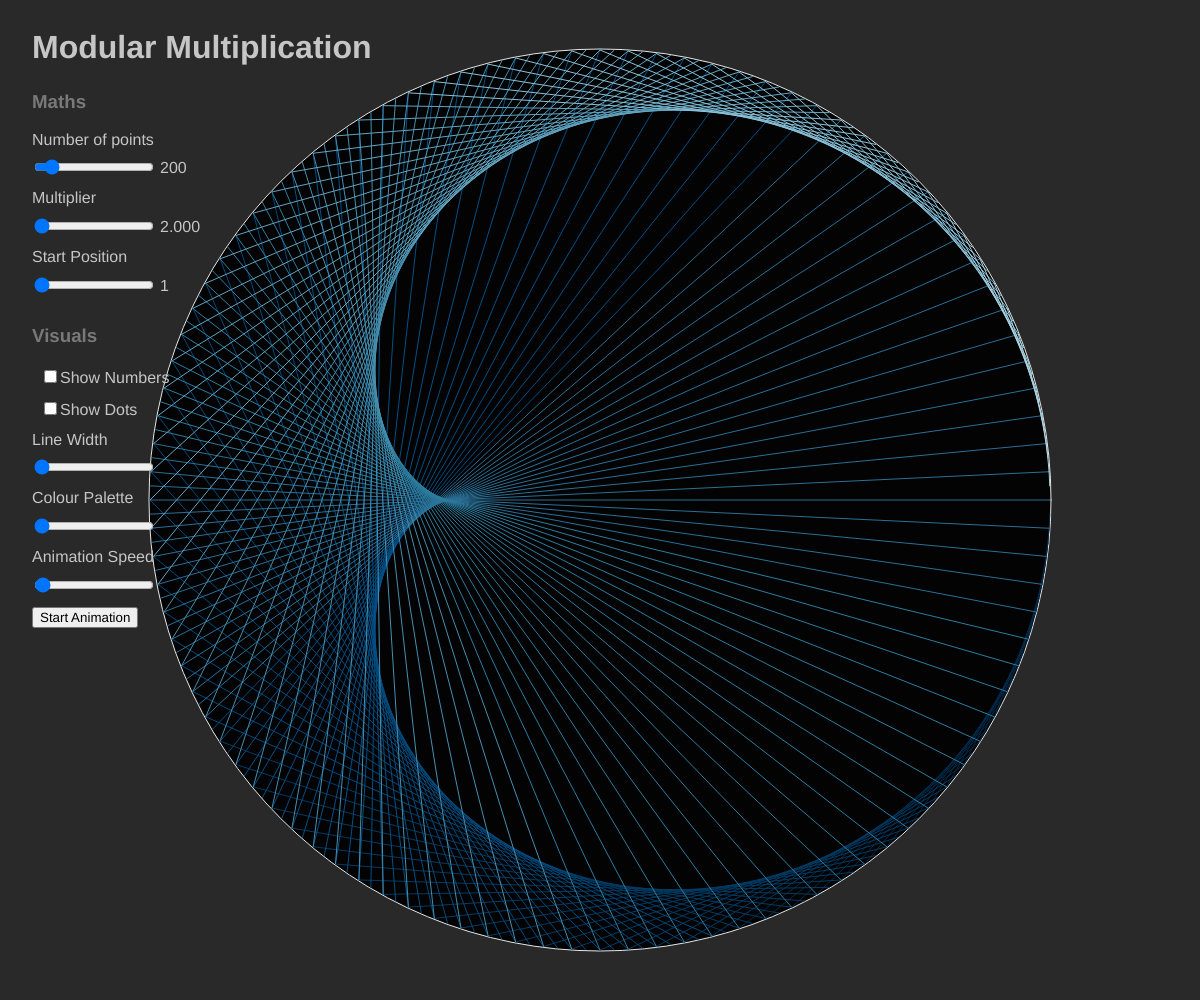
Frame 1 (no input)
Frame 2 (the mouse pressed at the canvas centre, redrawn once): identical to frame 1, image omitted

The p5.js sketch that drew this single still picture (run headless with seeded random() and noise() and a simulated clock; the mouse was pressed at the canvas centre and the sketch redrawn once):

// p5.js sketch
// ── sketch.js
// Input references
let numberOfPointsSlider;
let multiplierSlider;
let paletteSlider;
let startPositionSlider;
let lineWidthSlider;
let showNumberCheckbox;
let showDotsCheckbox;
let animateButton;

// App variables
let circleSize;
let circleX;
let circleY;
let multiplier = 2;
let startPosition = 1;
let animationDirection = 1;
let lineWidth = 1;

// App constants
const fps = 60;
const maxNumberOfPoints = 2000;
const minMultiplier = 2;
const maxMultiplier = 2000;
const maxAnimationSpeed = fps;
const dotSize = 8;
const circleStrokeWidth = 1;

// Colours
const backgroundColour = "#292929";
const circleBackgroundColour = "#030303";
const circleStrokeColour = "#e6e6e6";
const textColour = "#c6c6c6";
const headingColour = "rgb(121,121,121)";
const lineColourPalettes = [
  // https://coolors.co/012a4a-013a63-01497c-014f86-2a6f97-2c7da0-468faf-61a5c2-89c2d9-a9d6e5
  ["012a4a", "013a63", "01497c", "014f86", "2a6f97", "2c7da0", "468faf", "61a5c2", "89c2d9", "a9d6e5"],
  // https://coolors.co/fadde1-ffc4d6-ffa6c1-ff87ab-ff5d8f-ff97b7-ffacc5-ffcad4-f4acb7
  ["fadde1", "ffc4d6", "ffa6c1", "ff87ab", "ff5d8f", "ff97b7", "ffacc5", "ffcad4", "f4acb7"],
  // https://coolors.co/54478c-2c699a-048ba8-0db39e-16db93-83e377-b9e769-efea5a-f1c453-f29e4c
  ["54478c", "2c699a", "048ba8", "0db39e", "16db93", "83e377", "b9e769", "efea5a", "f1c453", "f29e4c"],
  // https://coolors.co/004b23-006400-007200-008000-38b000-70e000-9ef01a-ccff33
  ["004b23", "006400", "007200", "008000", "38b000", "70e000", "9ef01a", "ccff33"],
  // https://coolors.co/fec5bb-fcd5ce-fae1dd-f8edeb-e8e8e4-d8e2dc-ece4db-ffe5d9-ffd7ba-fec89a
  ["fec5bb", "fcd5ce", "fae1dd", "f8edeb", "e8e8e4", "d8e2dc", "ece4db", "ffe5d9", "ffd7ba", "fec89a"],
  // https://coolors.co/001219-005f73-0a9396-94d2bd-e9d8a6-ee9b00-ca6702-bb3e03-ae2012-9b2226
  ["001219", "005f73", "0a9396", "94d2bd", "e9d8a6", "ee9b00", "ca6702", "bb3e03", "ae2012", "9b2226"],
  // https://coolors.co/03071e-370617-6a040f-9d0208-d00000-dc2f02-e85d04-f48c06-faa307-ffba08
  ["03071e", "370617", "6a040f", "9d0208", "d00000", "dc2f02", "e85d04", "f48c06", "faa307", "ffba08"],
  // https://coolors.co/d8f3dc-b7e4c7-95d5b2-74c69d-52b788-40916c-2d6a4f-1b4332-081c15
  ["d8f3dc", "b7e4c7", "95d5b2", "74c69d", "52b788", "40916c", "2d6a4f", "1b4332", "081c15"],
  // https://coolors.co/d9ed92-b5e48c-99d98c-76c893-52b69a-34a0a4-168aad-1a759f-1e6091-184e77
  ["d9ed92", "b5e48c", "99d98c", "76c893", "52b69a", "34a0a4", "168aad", "1a759f", "1e6091", "184e77"],
  // https://coolors.co/f8f9fa-e9ecef-dee2e6-ced4da-adb5bd-6c757d-495057-343a40-212529
  ["f8f9fa", "e9ecef", "dee2e6", "ced4da", "adb5bd", "6c757d", "495057", "343a40", "212529"],
  // https://coolors.co/390099-9e0059-ff0054-ff5400-ffbd00
  ["390099", "9e0059", "ff0054", "ff5400", "ffbd00"],
  // https://coolors.co/ff595e-ffca3a-8ac926-1982c4-6a4c93
  ["ff595e", "ffca3a", "8ac926", "1982c4", "6a4c93"],
  // https://coolors.co/c9cba3-ffe1a8-e26d5c-723d46-472d30
  ["c9cba3", "ffe1a8", "e26d5c", "723d46", "472d30"],
  // https://coolors.co/247ba0-70c1b3-b2dbbf-f3ffbd-ff1654
  ["247ba0", "70c1b3", "b2dbbf", "f3ffbd", "ff1654"],
  // https://coolors.co/ffffff-84dcc6-a5ffd6-ffa69e-ff686b
  ["ffffff", "84dcc6", "a5ffd6", "ffa69e", "ff686b"],
  // https://coolors.co/f7b267-f79d65-f4845f-f27059-f25c54
  ["f7b267", "f79d65", "f4845f", "f27059", "f25c54"],
];

function setup() {
  noLoop();
  frameRate(fps);
  createCanvas(windowWidth, windowHeight);
  createInputs();
}

function draw() {
  background(backgroundColour);
  stroke(backgroundColour);
  fill(0);
  textSize(16);

  const numberOfPoints = numberOfPointsSlider.value();
  const animationSpeed = animationSpeedSlider.value();
  const colourPaletteIndex = paletteSlider.value() - 1;
  const palette = lineColourPalettes[colourPaletteIndex];

  if (isLooping()) {
    let increment = animationSpeed * (deltaTime * 0.001) * animationDirection;
    const newMultiplier = multiplier + increment;
    if (newMultiplier >= maxMultiplier) {
      animationDirection = -1;
    }
    if (newMultiplier < minMultiplier) {
      animationDirection = 1;
    }

    multiplier += increment;

    // Draw FPS (rounded to 2 decimal places) at the bottom left of the screen
    fill(headingColour);
    stroke(0);
    text("FPS: " + frameRate().toFixed(2), 10, height - 10);
  }

  // display input values
  fill(textColour);
  text(numberOfPoints, 160, numberOfPointsSlider.position().y + 14);
  text(multiplier.toFixed(3), 160, multiplierSlider.position().y + 14);
  text(colourPaletteIndex, 160, paletteSlider.position().y + 14);
  text(animationSpeed, 160, animationSpeedSlider.position().y + 14);
  text(startPosition, 160, startPositionSlider.position().y + 14);

  // Draw the circle
  circleSize = Math.min(windowWidth, windowHeight) - 100;
  circleX = windowWidth / 2;
  circleY = windowHeight / 2;

  fill(circleBackgroundColour);
  stroke(circleStrokeColour);
  // stroke(`#${palette[palette.length - 1]}`);
  strokeWeight(lineWidth);
  circle(circleX, circleY, circleSize + lineWidth * 2);
  strokeWeight(1);

  // dots
  if (showDotsCheckbox.checked() || showNumberCheckbox.checked()) {
    for (let i = 0; i < numberOfPoints; i++) {
      if (showDotsCheckbox.checked()) {
        fill("rgb(255,0,0)");
        const dotCoord = getCoordsForValue(i, numberOfPoints);
        circle(dotCoord.x, dotCoord.y, dotSize);
      }

      if (showNumberCheckbox.checked()) {
        const textCoord = getCoordsForValue(i, numberOfPoints, 16);
        fill(textColour);
        text(i, textCoord.x - 6, textCoord.y + 6);
      }
    }
  }

  // now plot the times table
  const linesPerColour = numberOfPoints > palette.length ? Math.floor(numberOfPoints / palette.length) : 1;
  let colourIndex = 0;
  let linesForColourCount = 0;

  for (let i = 0; i < numberOfPoints; i++) {
    if (linesForColourCount > linesPerColour) {
      colourIndex++;
      linesForColourCount = 0;
    }

    stroke(`#${palette[colourIndex]}`);
    strokeWeight(lineWidth);
    const lineFrom = getCoordsForValue(i * multiplier, numberOfPoints);
    const lineTo = getCoordsForValue(i, numberOfPoints);
    if (lineFrom.x !== lineTo.x || lineFrom.y !== lineFrom.y) {
      line(lineFrom.x, lineFrom.y, lineTo.x, lineTo.y);
      // fill("rgba(0,0,0,0)");
      // const curvature = 500 * noise(i);
      // curve(
      //   lineFrom.x - curvature,
      //   lineFrom.y - curvature,
      //   lineFrom.x,
      //   lineFrom.y,
      //   lineTo.x,
      //   lineTo.y,
      //   lineTo.x + curvature,
      //   lineTo.y + curvature
      // );
    }

    linesForColourCount++;
  }
}

function getCoordsForValue(value, modulus, radiusAdj = 0) {
  const startPositionMultipliers = [2, 1.5, 1, 0.5];
  const a = (2 * Math.PI * value) / modulus - Math.PI * startPositionMultipliers[startPosition - 1];
  const circleRadius = circleSize / 2;
  return {
    x: circleX + (circleRadius + radiusAdj) * Math.cos(a),
    y: circleY + (circleRadius + radiusAdj) * Math.sin(a),
  };
}

function handleWindowResized() {
  resizeCanvas(windowWidth, windowHeight);
}

function handleParamsChanged() {
  redraw();
}

function handleMultiplierChanged() {
  multiplier = multiplierSlider.value();
  redraw();
}

function handleStartPositionChanged() {
  startPosition = startPositionSlider.value();
  redraw();
}

function handleLineWidthChanged() {
  lineWidth = lineWidthSlider.value();
  redraw();
}

function toggleAnimation() {
  if (isLooping()) {
    noLoop();
    animateButton.html("Start Animation");
  } else {
    loop();
    animateButton.html("Stop Animation");
  }
}

function createTextElement(element, text, x, y, color = textColour) {
  let el = createElement(element, text);
  el.style("font-family", "sans-serif");
  el.style("color", color);
  el.position(x, y);
}

function createInputs() {
  const controlX = 32;
  let controlY = 8;
  const controlYSpacing = 64;

  createTextElement("h1", "Modular Multiplication", controlX, controlY, textColour);
  controlY += controlYSpacing;

  createTextElement("h3", "Maths", controlX, controlY, headingColour);
  controlY += controlYSpacing / 1.5;

  createTextElement("p", "Number of points", controlX, controlY);
  controlY += controlYSpacing / 1.5;

  numberOfPointsSlider = createSlider(10, maxNumberOfPoints, 200, 1);
  numberOfPointsSlider.position(controlX, controlY);
  numberOfPointsSlider.style("width", "120px");
  numberOfPointsSlider.input(handleParamsChanged);

  controlY += 16;
  createTextElement("p", "Multiplier", controlX, controlY);
  controlY += controlYSpacing / 1.5;

  multiplierSlider = createSlider(minMultiplier, maxMultiplier, minMultiplier, 1);
  multiplierSlider.position(controlX, controlY);
  multiplierSlider.style("width", "120px");
  multiplierSlider.input(handleMultiplierChanged);

  controlY += 16;
  createTextElement("p", "Start Position", controlX, controlY);
  controlY += controlYSpacing / 1.5;

  startPositionSlider = createSlider(1, 4, startPosition, 1);
  startPositionSlider.position(controlX, controlY);
  startPositionSlider.style("width", "120px");
  startPositionSlider.input(handleStartPositionChanged);

  controlY += controlYSpacing / 2;
  createTextElement("h3", "Visuals", controlX, controlY, headingColour);
  controlY += controlYSpacing - 4;

  showNumberCheckbox = createCheckbox("Show Numbers", false);
  showNumberCheckbox.position(controlX, controlY);
  showNumberCheckbox.style("width", "150px");
  const showNumberCheckboxLabel = showNumberCheckbox.elt.getElementsByTagName("label")[0];
  showNumberCheckboxLabel.style.fontFamily = "sans-serif";
  showNumberCheckboxLabel.style.color = textColour;
  showNumberCheckboxLabel.style.paddingLeft = "8px";
  showNumberCheckbox.changed(handleParamsChanged);

  controlY += 32;
  showDotsCheckbox = createCheckbox("Show Dots", false);
  showDotsCheckbox.position(controlX, controlY);
  showDotsCheckbox.style("width", "150px");
  const showDotsCheckboxLabel = showDotsCheckbox.elt.getElementsByTagName("label")[0];
  showDotsCheckboxLabel.style.fontFamily = "sans-serif";
  showDotsCheckboxLabel.style.color = textColour;
  showDotsCheckboxLabel.style.paddingLeft = "8px";
  showDotsCheckbox.changed(handleParamsChanged);

  controlY += 16;
  createTextElement("p", "Line Width", controlX, controlY);
  controlY += controlYSpacing / 1.5;
  lineWidthSlider = createSlider(1, 20, 1, 1);
  lineWidthSlider.position(controlX, controlY);
  lineWidthSlider.style("width", "120px");
  lineWidthSlider.input(handleLineWidthChanged);

  controlY += 16;
  createTextElement("p", "Colour Palette", controlX, controlY);
  controlY += controlYSpacing / 1.5;
  paletteSlider = createSlider(1, lineColourPalettes.length, 1, 1);
  paletteSlider.position(controlX, controlY);
  paletteSlider.style("width", "120px");
  paletteSlider.input(handleParamsChanged);

  controlY += 16;
  createTextElement("p", "Animation Speed", controlX, controlY);
  controlY += controlYSpacing / 1.5;
  animationSpeedSlider = createSlider(0.01, 5, 0.05, 0.01);
  animationSpeedSlider.position(controlX, controlY);
  animationSpeedSlider.style("width", "120px");
  animationSpeedSlider.input(handleParamsChanged);

  controlY += controlYSpacing / 2;
  animateButton = createButton("Start Animation");
  animateButton.position(controlX, controlY);
  animateButton.style("font-family", "sans-serif");
  animateButton.mousePressed(toggleAnimation);
}
